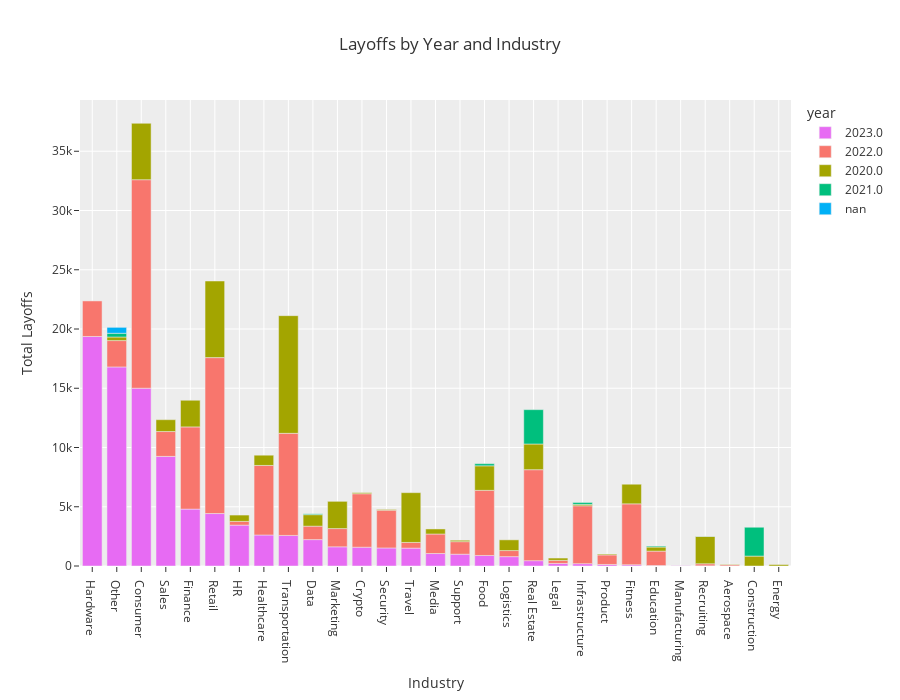

The notebook cell this image was saved under:
### Code cell
# Layoffs by year and industry
# df_ind_yr = layoffs_total.groupby(["industry", "year"]).sum()
df_ind_yr = layoffs_total.groupby(["industry", "year"])["total_laid_off"].sum()

df_ind_yr = df_ind_yr.reset_index()

# Visualizing with a stacked bar chart
fig = px.bar(
    df_ind_yr.sort_values(by=["total_laid_off"], ascending=False),
    x="industry",
    y="total_laid_off",
    color="year",
    height=700,
    template="ggplot2",
    title="Layoffs by Year and Industry",
    category_orders={"year": ["2020", "2021", "2022", "2023"]},
    labels={"industry": "Industry", "total_laid_off": "Total Layoffs"},
)
fig.update_layout(title_x=0.5)
fig.show()

### Figure 1 — Plotly figure (JSON) as saved in the notebook; plotly's stock layout.template omitted (floating-point values rounded to 4 significant figures)
{"data": [{"alignmentgroup": "True", "hovertemplate": "year=2023.0<br>Industry=%{x}<br>Total Layoffs=%{y}<extra></extra>", "legendgroup": "2023.0", "marker": {"color": "#E76BF3", "pattern": {"shape": ""}}, "name": "2023.0", "offsetgroup": "2023.0", "orientation": "v", "showlegend": true, "textposition": "auto", "type": "bar", "x": ["Hardware", "Other", "Consumer", "Sales", "Finance", "Retail", "HR", "Healthcare", "Transportation", "Data", "Marketing", "Crypto", "Security", "Travel", "Media", "Support", "Food", "Logistics", "Real Estate", "Legal", "Infrastructure", "Product", "Fitness", "Education", "Manufacturing", "Recruiting"], "xaxis": "x", "y": [19370, 16797, 15005, 9251, 4802, 4427.0, 3451.0, 2617, 2580, 2228, 1619.0, 1585.0, 1522, 1509, 1053, 996, 889, 790, 451, 216, 200, 130, 105.3, 42, 20, 15], "yaxis": "y"}, {"alignmentgroup": "True", "hovertemplate": "year=2022.0<br>Industry=%{x}<br>Total Layoffs=%{y}<extra></extra>", "legendgroup": "2022.0", "marker": {"color": "#F8766D", "pattern": {"shape": ""}}, "name": "2022.0", "offsetgroup": "2022.0", "orientation": "v", "showlegend": true, "textposition": "auto", "type": "bar", "x": ["Consumer", "Retail", "Transportation", "Real Estate", "Finance", "Healthcare", "Food", "Fitness", "Infrastructure", "Crypto", "Security", "Hardware", "Other", "Sales", "Media", "Marketing", "Education", "Data", "Support", "Product", "Logistics", "Travel", "HR", "Legal", "Recruiting", "Aerospace"], "xaxis": "x", "y": [17595, 13159, 8616, 7676, 6936, 5869.0, 5495, 5141, 4881, 4514, 3188, 3000, 2225.0, 2096, 1647.0, 1538.0, 1214, 1133, 1058, 806, 512, 479, 314, 260, 173, 100], "yaxis": "y"}, {"alignmentgroup": "True", "hovertemplate": "year=2020.0<br>Industry=%{x}<br>Total Layoffs=%{y}<extra></extra>", "legendgroup": "2020.0", "marker": {"color": "#A3A500", "pattern": {"shape": ""}}, "name": "2020.0", "offsetgroup": "2020.0", "orientation": "v", "showlegend": true, "textposition": "auto", "type": "bar", "x": ["Transportation", "Retail", "Consumer", "Travel", "Recruiting", "Marketing", "Finance", "Real Estate", "Food", "Fitness", "Sales", "Data", "Logistics", "Healthcare", "Construction", "HR", "Media", "Education", "Other", "Legal", "Infrastructure", "Energy", "Support", "Crypto", "Product", "Security", "Aerospace"], "xaxis": "x", "y": [9930, 6465, 4760, 4200, 2316, 2300, 2249, 2168.0, 2070, 1655, 1000, 972, 905.9, 865, 836, 534, 426, 344, 303, 195, 120, 120, 119, 91, 75, 63, 40], "yaxis": "y"}, {"alignmentgroup": "True", "hovertemplate": "year=2021.0<br>Industry=%{x}<br>Total Layoffs=%{y}<extra></extra>", "legendgroup": "2021.0", "marker": {"color": "#00BF7D", "pattern": {"shape": ""}}, "name": "2021.0", "offsetgroup": "2021.0", "orientation": "v", "showlegend": true, "textposition": "auto", "type": "bar", "x": ["Real Estate", "Construction", "Other", "Food", "Infrastructure", "Education", "Data", "Recruiting"], "xaxis": "x", "y": [2900, 2434, 315, 180, 160, 78, 70, 13], "yaxis": "y"}, {"alignmentgroup": "True", "hovertemplate": "year=nan<br>Industry=%{x}<br>Total Layoffs=%{y}<extra></extra>", "legendgroup": "nan", "marker": {"color": "#00B0F6", "pattern": {"shape": ""}}, "name": "nan", "offsetgroup": "nan", "orientation": "v", "showlegend": true, "textposition": "auto", "type": "bar", "x": ["Other"], "xaxis": "x", "y": [500], "yaxis": "y"}], "layout": {"barmode": "relative", "height": 700, "legend": {"title": {"text": "year"}, "tracegroupgap": 0}, "title": {"text": "Layoffs by Year and Industry", "x": 0.5}, "xaxis": {"anchor": "y", "domain": [0, 1], "title": {"text": "Industry"}}, "yaxis": {"anchor": "x", "domain": [0, 1], "title": {"text": "Total Layoffs"}}}}
